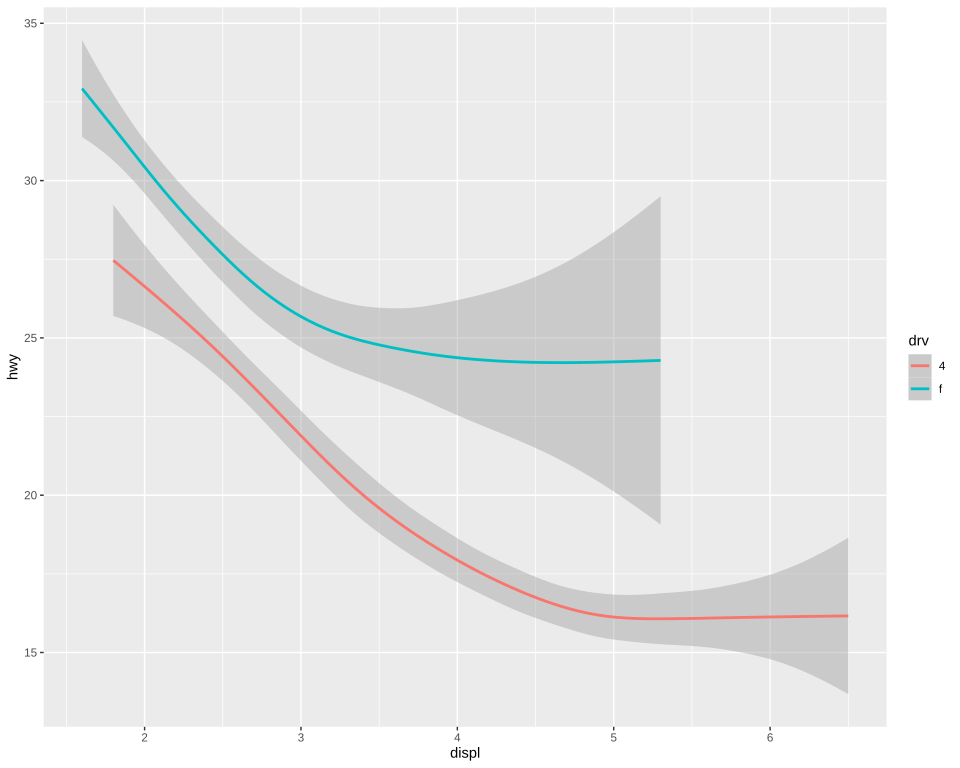

This chart was generated by the following R code:
# The plot test/golden/smooth_gam_groups.svg draws, drawn by ggplot2 itself, as ggplot2's own visual tests
# draw their snapshots: the independent check on that golden whenever it changes. The suite never
# runs this; it needs R, ggplot2 and vdiffr, saved as the Docker image giggly-r:ggplot2-4.0.3. From
# the repository's root:
#
#   docker run --rm -v "$PWD/test/golden":/golden:ro giggly-r:ggplot2-4.0.3 \
#     Rscript /golden/smooth_gam_groups.R > smooth_gam_groups.ggplot2.svg
#
# and compare the two drawings element by element, as test/golden/point.R describes.
# Its gam is fitted as Giggly fits one, by test/golden/giggly_gam.R.
#
# A gam for each drive, each band before its own line: the rear-wheel drives' 25 rows hold 9
# distinct displ, too few for 10 knots, so mgcv fails on them and ggplot2 draws them nothing, but
# their key.
# First checked with ggplot2 4.0.3 and vdiffr 1.0.9: every element matches, in order, the x axis
# drawn before the y as test/golden/point.R describes, and every clip path.

source("/golden/giggly_gam.R")
plot <- ggplot(mpg, aes(displ, hwy, colour = drv)) +
  geom_smooth(method = giggly_gam, formula = y ~ x) + theme_gray()
file <- tempfile(fileext = ".svg")
vdiffr::write_svg(plot, file)
cat(readLines(file), sep = "\n")
